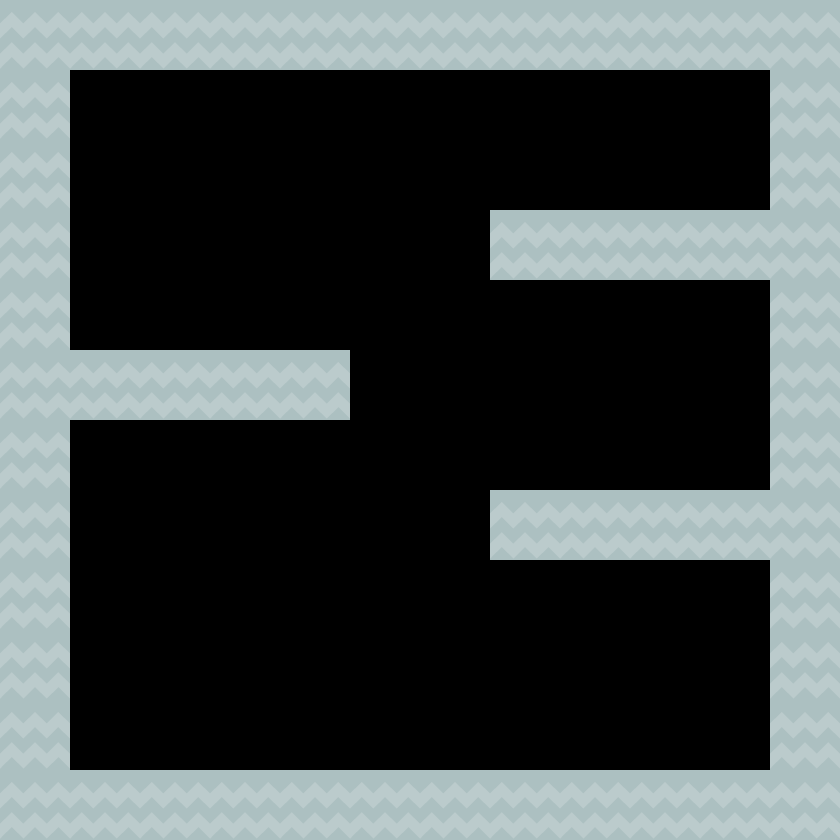

The image is a tile-based game level rendered from a .tmx file. Its description and source (layers, tilesets, objects; grid data summarised) follow:
An orthogonal 12x12 tile map with 70x70 px tiles, 1 tile layer (Tile Layer 1), 2 tilesets and 12 objects.

<map version="1.0" orientation="orthogonal" renderorder="right-down" width="12" height="12" tilewidth="70" tileheight="70" nextobjectid="14">
 <tileset firstgid="1" name="Tileset1" tilewidth="70" tileheight="70" spacing="2" tilecount="156">
  <image source="tiles_spritesheet.png" width="914" height="936" />
 </tileset>
 <tileset firstgid="157" name="item_persSpriteSheet" tilewidth="70" tileheight="70" spacing="2" tilecount="100">
  <image source="item_persSpriteSheet.png" width="720" height="720" />
 </tileset>
 <layer name="Tile Layer 1" width="12" height="12">
  <data>[144 cells, 56 non-empty, 1 distinct tile ids]</data>
 </layer>
 <objectgroup name="Object Layer 3" width="786" height="63">
  <object id="6" x="10" y="6" width="786" height="63" />
  <object id="7" x="17" y="57" width="52" height="723" />
  <object id="8" x="63" y="349" width="287" height="70" />
  <object id="9" x="491" y="210" width="287" height="70" />
  <object id="10" x="768" y="62" width="66" height="739" />
  <object id="11" x="54" y="770" width="723" height="55" />
  <object id="12" x="490" y="491" width="295" height="68" />
 </objectgroup>
 <objectgroup name="Object Layer 1" width="786" height="63">
  <object id="1" x="490" y="746" width="69" height="21">
   <properties>
    <property name="button" value="2" />
   </properties>
  </object>
  <object id="2" x="631" y="744" width="68" height="23">
   <properties>
    <property name="button" value="1" />
   </properties>
  </object>
  <object id="13" x="132" y="754" width="73" height="15">
   <properties>
    <property name="button" value="1 2" />
   </properties>
  </object>
 </objectgroup>
 <objectgroup name="Object Layer 2" width="786" height="63">
  <object id="4" x="702" y="102" width="61" height="106">
   <properties>
    <property name="door" value="2" />
   </properties>
  </object>
  <object id="5" x="704" y="388" width="57" height="101">
   <properties>
    <property name="door" value="1" />
   </properties>
  </object>
 </objectgroup>
</map>
